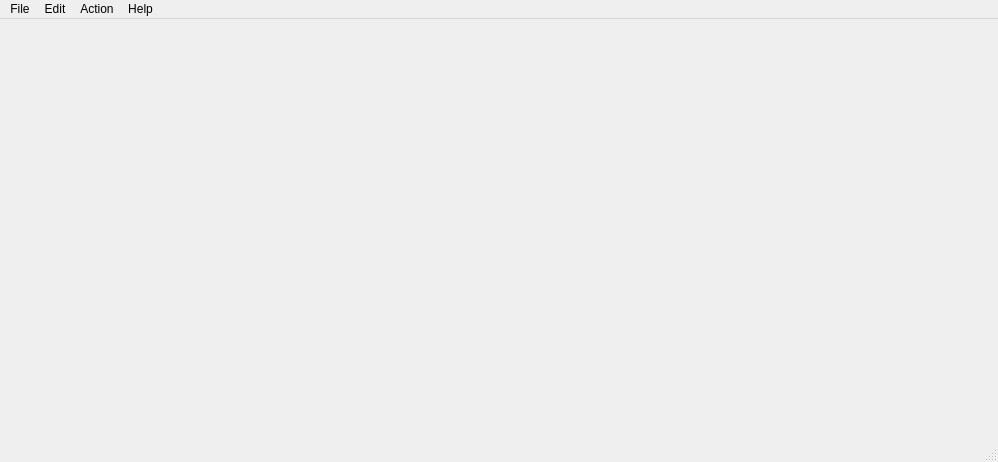
<?xml version="1.0" encoding="UTF-8"?>
<ui version="4.0">
 <class>MainWindow</class>
 <widget class="QMainWindow" name="MainWindow">
  <property name="geometry">
   <rect>
    <x>0</x>
    <y>0</y>
    <width>998</width>
    <height>462</height>
   </rect>
  </property>
  <property name="windowTitle">
   <string>OpenSourceLogger</string>
  </property>
  <property name="windowIcon">
   <iconset resource="../../resources/icons/buttons/buttonicons.qrc">
    <normaloff>:/icons/buttons/table_edit.png</normaloff>:/icons/buttons/table_edit.png</iconset>
  </property>
  <widget class="QWidget" name="centralwidget">
   <layout class="QGridLayout" name="gridLayout">
    <item row="0" column="1">
     <widget class="QCustomPlot" name="plot" native="true"/>
    </item>
   </layout>
  </widget>
  <widget class="QMenuBar" name="menubar">
   <property name="geometry">
    <rect>
     <x>0</x>
     <y>0</y>
     <width>998</width>
     <height>26</height>
    </rect>
   </property>
   <widget class="QMenu" name="menuFile">
    <property name="title">
     <string>File</string>
    </property>
    <addaction name="actionUpload"/>
    <addaction name="actionExit"/>
   </widget>
   <widget class="QMenu" name="menuEdit">
    <property name="title">
     <string>Edit</string>
    </property>
    <addaction name="actionConnection"/>
    <addaction name="separator"/>
    <addaction name="actionCAN"/>
    <addaction name="actionMeasurement"/>
    <addaction name="actionSTM32PLC"/>
   </widget>
   <widget class="QMenu" name="menuView">
    <property name="title">
     <string>Action</string>
    </property>
    <addaction name="actionControl"/>
    <addaction name="actionView"/>
   </widget>
   <widget class="QMenu" name="menuHelp">
    <property name="title">
     <string>Help</string>
    </property>
    <addaction name="actionPin_map"/>
    <addaction name="actionAbout"/>
   </widget>
   <addaction name="menuFile"/>
   <addaction name="menuEdit"/>
   <addaction name="menuView"/>
   <addaction name="menuHelp"/>
  </widget>
  <widget class="QStatusBar" name="statusbar"/>
  <action name="actionExit">
   <property name="icon">
    <iconset resource="../../resources/icons/buttons/buttonicons.qrc">
     <normaloff>:/icons/buttons/door_in.png</normaloff>:/icons/buttons/door_in.png</iconset>
   </property>
   <property name="text">
    <string>Exit</string>
   </property>
  </action>
  <action name="actionConnection">
   <property name="icon">
    <iconset resource="../../resources/icons/buttons/buttonicons.qrc">
     <normaloff>:/icons/buttons/connect.png</normaloff>:/icons/buttons/connect.png</iconset>
   </property>
   <property name="text">
    <string>Connection</string>
   </property>
  </action>
  <action name="actionCAN">
   <property name="icon">
    <iconset resource="../../resources/icons/buttons/buttonicons.qrc">
     <normaloff>:/icons/buttons/computer.png</normaloff>:/icons/buttons/computer.png</iconset>
   </property>
   <property name="text">
    <string>CAN</string>
   </property>
  </action>
  <action name="actionMeasurement">
   <property name="icon">
    <iconset resource="../../resources/icons/buttons/buttonicons.qrc">
     <normaloff>:/icons/buttons/application_cascade.png</normaloff>:/icons/buttons/application_cascade.png</iconset>
   </property>
   <property name="text">
    <string>Measurement</string>
   </property>
  </action>
  <action name="actionControl">
   <property name="icon">
    <iconset resource="../../resources/icons/buttons/buttonicons.qrc">
     <normaloff>:/icons/buttons/controller.png</normaloff>:/icons/buttons/controller.png</iconset>
   </property>
   <property name="text">
    <string>Control</string>
   </property>
  </action>
  <action name="actionView">
   <property name="icon">
    <iconset resource="../../resources/icons/buttons/buttonicons.qrc">
     <normaloff>:/icons/buttons/view.ico</normaloff>:/icons/buttons/view.ico</iconset>
   </property>
   <property name="text">
    <string>View</string>
   </property>
  </action>
  <action name="actionUpload">
   <property name="icon">
    <iconset resource="../../resources/icons/buttons/buttonicons.qrc">
     <normaloff>:/icons/buttons/arrow_up.png</normaloff>:/icons/buttons/arrow_up.png</iconset>
   </property>
   <property name="text">
    <string>Upload</string>
   </property>
  </action>
  <action name="actionSTM32PLC">
   <property name="icon">
    <iconset resource="../../resources/icons/buttons/buttonicons.qrc">
     <normaloff>:/icons/buttons/computer_edit.png</normaloff>:/icons/buttons/computer_edit.png</iconset>
   </property>
   <property name="text">
    <string>STM32PLC</string>
   </property>
  </action>
  <action name="actionAbout">
   <property name="icon">
    <iconset resource="../../resources/icons/buttons/buttonicons.qrc">
     <normaloff>:/icons/buttons/about.ico</normaloff>:/icons/buttons/about.ico</iconset>
   </property>
   <property name="text">
    <string>About</string>
   </property>
  </action>
  <action name="actionPin_map">
   <property name="icon">
    <iconset resource="../../resources/icons/buttons/buttonicons.qrc">
     <normaloff>:/icons/buttons/shading.png</normaloff>:/icons/buttons/shading.png</iconset>
   </property>
   <property name="text">
    <string>Pin map</string>
   </property>
  </action>
 </widget>
 <customwidgets>
  <customwidget>
   <class>QCustomPlot</class>
   <extends>QWidget</extends>
   <header>../OpenSourceLogger/code/tools/qcustomplot/qcustomplot.h</header>
   <container>1</container>
  </customwidget>
 </customwidgets>
 <resources>
  <include location="../../resources/icons/buttons/buttonicons.qrc"/>
  <include location="../../resources/icons/buttons/buttonicons.qrc"/>
  <include location="../../resources/icons/buttons/buttonicons.qrc"/>
 </resources>
 <connections/>
</ui>
